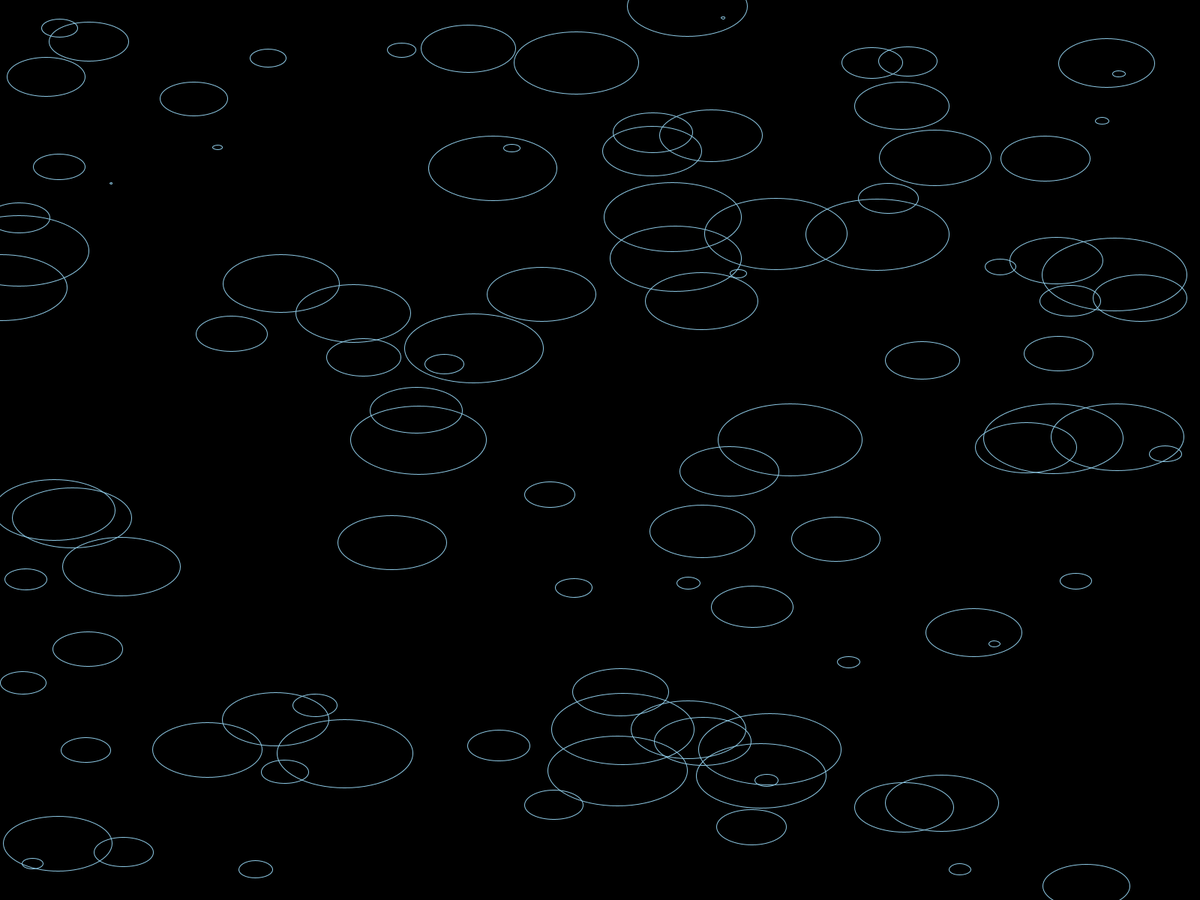
Frame 1 (no input)
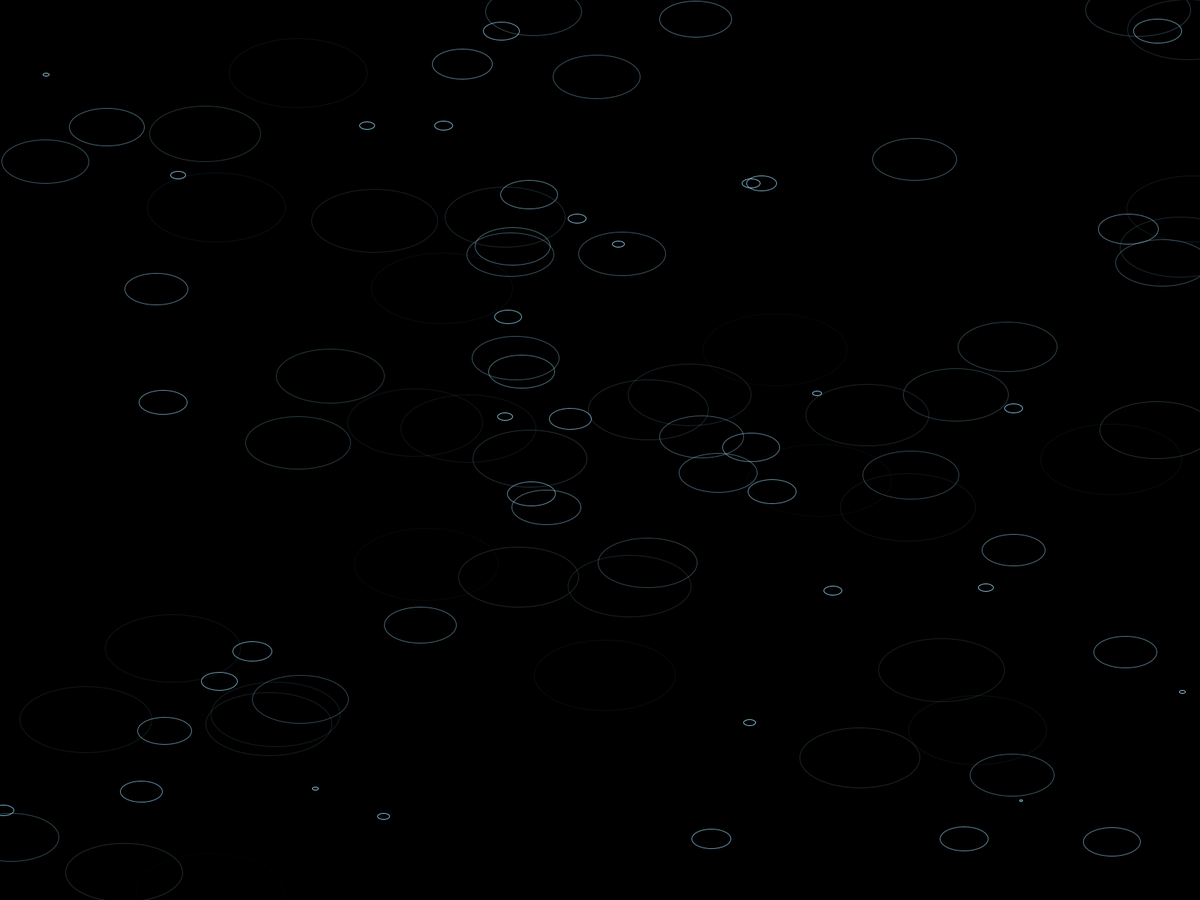
Frame 60 (the mouse pressed at the canvas centre just before this capture)
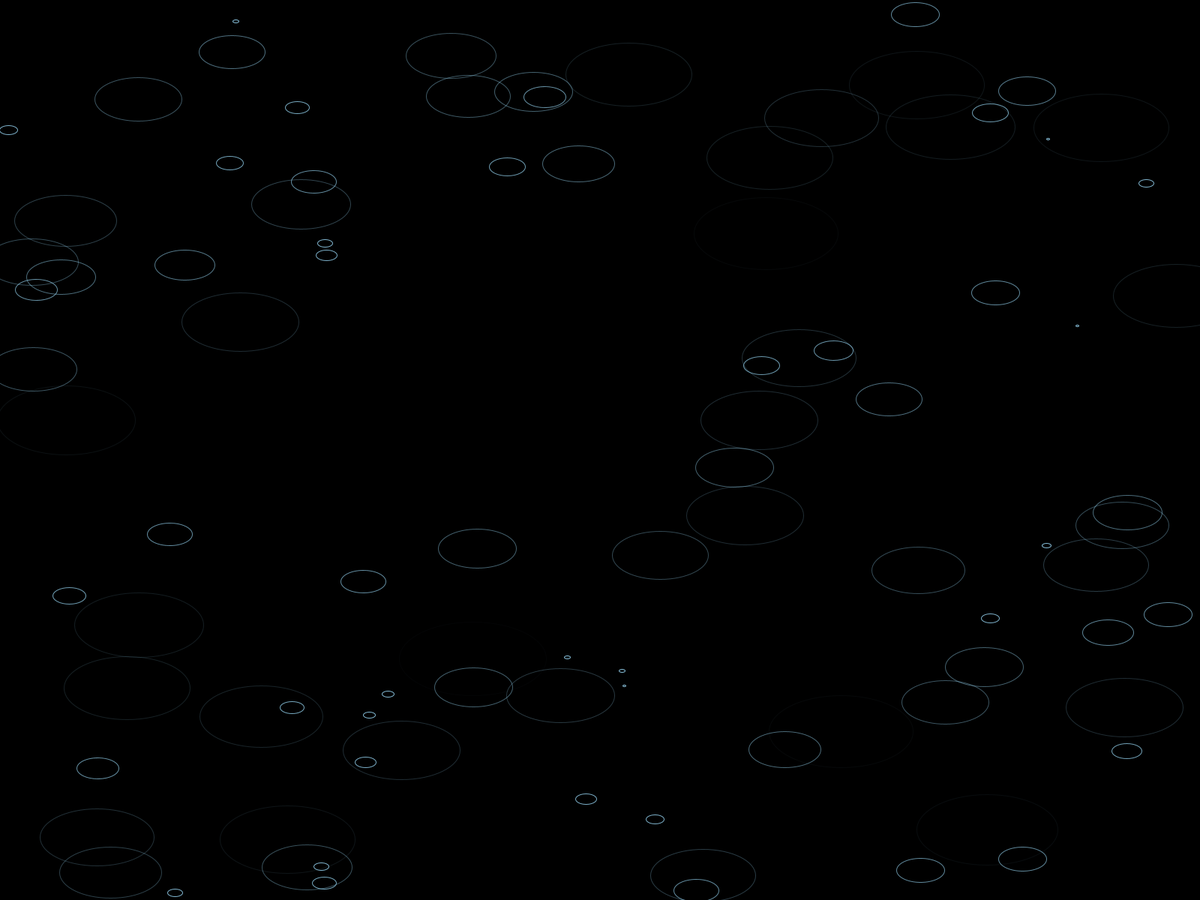
Frame 120 (the mouse held since frame 60 and released just before this capture)

The Processing sketch that drew these frames (run headless with seeded random() and noise(); from frame 60 on, the mouse is pressed at the canvas centre):

// Processing sketch: rain_ripples
// ── rain_ripples.pde
Ripple[] ripples;
int n = 100;
color ripple = #8ecae6;
color water = #023047;

void setup() {
  textAlign(CENTER, CENTER);
  fullScreen();
  colorMode(HSB);
  noFill();
  
  ripples = new Ripple[n];
  int i = 0;
  while (i < n) {
    ripples[i] = new Ripple();
    i++;
  }
}
void draw() {
  background(0);
  int i = 0;
  while (i < n) {
 ripples[i].show();
 ripples[i].act();
 i++;
  }
}

// ── ripples.pde
class Ripple {
  
  //instance variables
  float x, y, a, size;
  final int MAXSIZE = 200;
  
  //constructor
  Ripple() {
    x = random(0,width);
    y = random(0,height);
    a = 255;
    size = random(0, MAXSIZE);

  }
  //behavi0r functions
  void act() {
    size = size + 4;
    if (size >= MAXSIZE) {
      size = 0;
      x = random(0,width);
      y = random(0,height);
    }
    a = map(size, 0, MAXSIZE, 255, 0);
  }


void show() {
  stroke(#8ecae6, a);
  noFill();
  ellipse(x, y, size, size/2);
}
}
